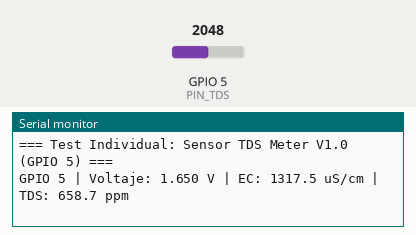
Simulated run of this sketch. Board: ESP32-S3. On the bench: the last lines printed to the serial monitor. Inputs (shaded band) come from the test bench; at power-on: GPIO 5 (PIN_TDS) = 2048 (analog values on the 0–4095 scale).

Above: at 2.2 s.
2.3 s: GPIO 5 (PIN_TDS) set to 2866
At 3.7 s:
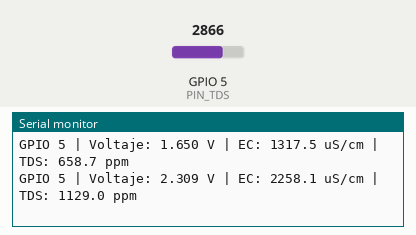
3.8 s: GPIO 5 (PIN_TDS) set to 3603
At 6.2 s:
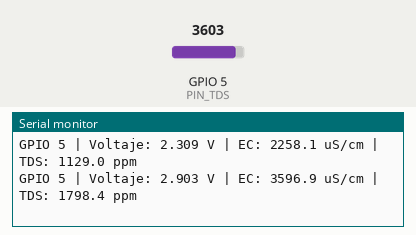
Timing chart, 0 to 7.7 s (numbered marks = the images above; inputs shaded):
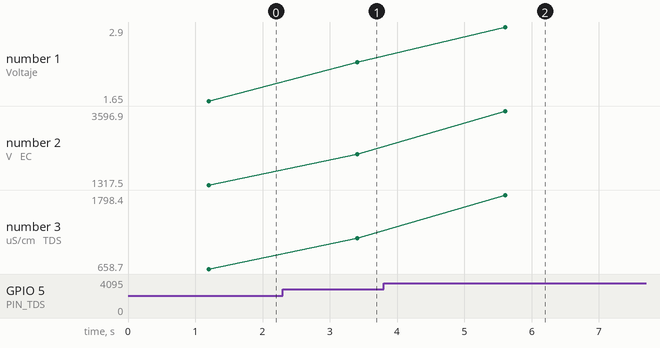

Measured:
- after the input at 2.3 s, the serial monitor: prints a new line after 1.1 s (image 1)
- after the input at 3.8 s, the serial monitor: prints a new line after 1.8 s (image 2)
- plotted number 1: 1.65 → 2.31 after the input at 2.3 s, 2.31 → 2.9 after the input at 3.8 s
- plotted number 2: 1317.5 → 2258.1 after the input at 2.3 s, 2258.1 → 3596.9 after the input at 3.8 s
- plotted number 3: 658.7 → 1129 after the input at 2.3 s, 1129 → 1798.4 after the input at 3.8 s

The sketch:

TDS.ino
```cpp
/**
 * AXIÓN - IOT | Test Individual: Sensor de Conductividad / TDS (TDS Meter V1.0)
 * Conexión física según elementos/CONEXIONES.md:
 *   - Sonda impermeable blanca (2 puntas) -> Conector blanco de 2 pines en la placa TDS Meter V1.0
 *   - Puerto '+' (Cable Rojo)             -> Puerto 3V3 del ESP32-S3
 *   - Puerto '-' (Cable Negro)            -> Puerto G (GND) del ESP32-S3
 *   - Puerto 'A' (Cable Azul)             -> Puerto 5 (GPIO 5 / ADC1_CH4, Columna Izquierda)
 */

#define PIN_TDS 5

float tempAguaC    = 25.0f; // Temperatura de referencia ATC (°C)
float kValueConversion = 0.5f; // Factor conversión EC -> TDS (0.50 estándar)
float factorCalibK = 1.0f;

void setup() {
  Serial.begin(115200);
  analogReadResolution(12);
  analogSetPinAttenuation(PIN_TDS, ADC_11db);
  delay(1000);
  Serial.println("=== Test Individual: Sensor TDS Meter V1.0 (GPIO 5) ===");
}

float leerVoltajeTDS() {
  long sumaMv = 0;
  for (int i = 0; i < 20; i++) {
    sumaMv += analogReadMilliVolts(PIN_TDS);
    delay(10);
  }
  return (sumaMv / 20.0f) / 1000.0f;
}

void loop() {
  float voltaje = leerVoltajeTDS();

  // Compensación térmica a 25 °C (α = 2.0 %/°C)
  float coefComp = 1.0f + 0.02f * (tempAguaC - 25.0f);
  float voltComp = voltaje / coefComp;

  float ec_us_cm = (133.42f * pow(voltComp, 3) - 255.86f * pow(voltComp, 2) + 857.39f * voltComp) * factorCalibK;
  if (ec_us_cm < 0.0f) ec_us_cm = 0.0f;
  float tds_ppm = ec_us_cm * kValueConversion;

  Serial.printf("GPIO 5 | Voltaje: %.3f V | EC: %.1f uS/cm | TDS: %.1f ppm\n", voltaje, ec_us_cm, tds_ppm);
  delay(2000);
}
```
